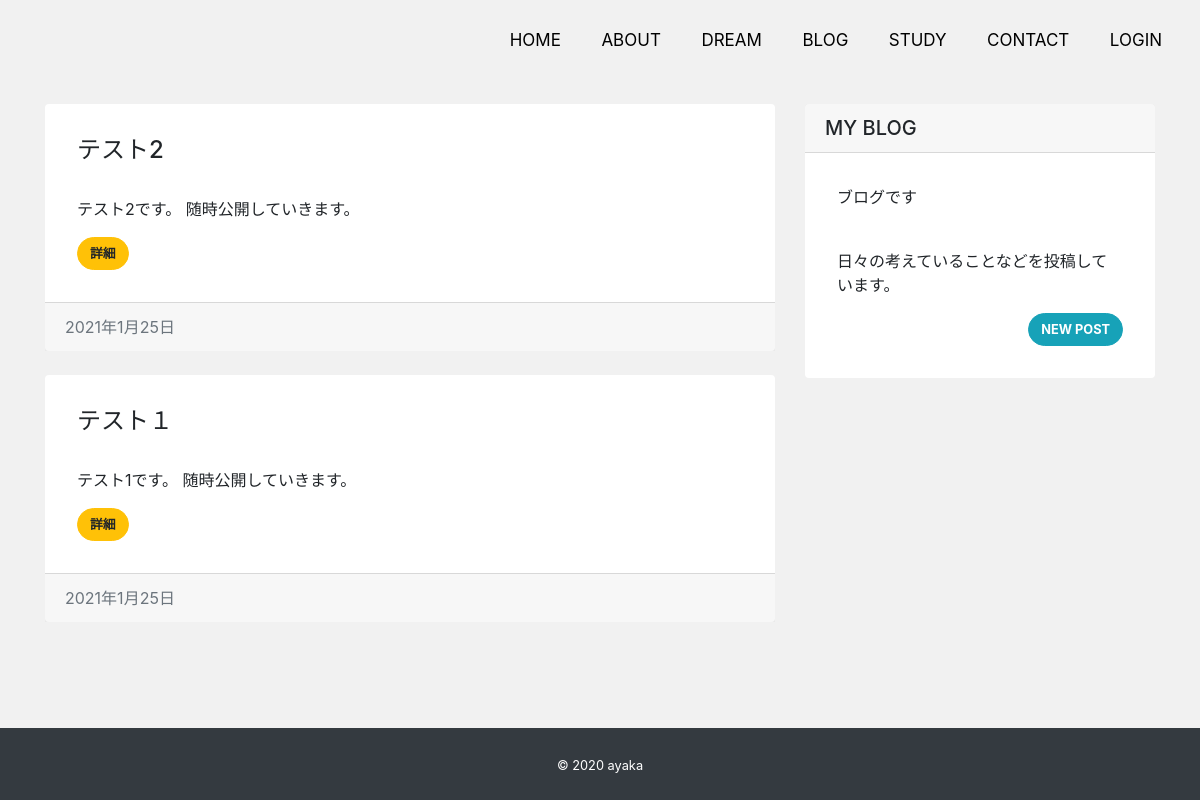
Screenshot of /blog/ with the database file from the repository.
### blog/models.py (models this page shows, shortened)
class Post(models.Model):
    author = models.ForeignKey(settings.AUTH_USER_MODEL, on_delete=models.CASCADE)
    title = models.CharField("タイトル" , max_length=200)
    content = models.TextField("本文")
    created = models.DateTimeField("作成日" , default=timezone.now)

### blog/views.py (the view)
# urls.py: path('', views.IndexView.as_view(),name='indexHome'),
class IndexView(View):
    def get(self , request , *args, **kwargs):
        post_data = Post.objects.order_by('-id')
        return render(request , 'blog/index.html' , {
            'post_data' : post_data
        })

### blog/templates/blog/index.html (shortened to what this page needs)
{% extends "app/base.html" %}
{% block content %}
    <div class="row my-4">
        <div class="col-md-8">
            {% for post in post_data %}
                <div class="card mb-4">
                    <div class="card-body">
                        <h2 class="card-title">{{ post.title }}</h2>
                        <p class="card-text">{{ post.content | truncatechars:100 }}</p>
                        <div class="btn btn-warning">詳細</div>
                    </div>
                    <div class="card-footer text-muted">
                        {{ post.created|date }}
                    </div>
                </div>
            {% endfor %}
        </div>
        <div class="col-md-4">
            <div class="card">
                <h5 class="card-header">MY BLOG</h5>
                <div class="card-body">
                    <p>ブログです</p>
                    <p class="mb-0">
                        <br>
                        日々の考えていることなどを投稿しています。
                        <br>
                    </p>
                    <a class="postNew mt-3" href="{% url 'post_new'　%}"><button type="button" class="btn btn-info">NEW POST</button></a>
                </div>
            </div>
        </div>
    </div>
{% endblock %}

### app/static/css/style.css (style rules this page uses)
* { margin:0; padding:0; box-sizing: border-box; font-size: 16px; }
p { word-break: break-all; }
body { background:#f1f1f1; display: flex; flex-flow: column; min-height: 100vh; }
.card { border:none; }
.card-title { margin-bottom: 2rem; font-size: 1.5rem; }
.card-body { padding: 2rem; }
.btn { font-size: 80%; border-radius: 5rem; font-weight: bold; }

### app/static/css/styleContact.css (style rules this page uses)
.postNew { float:right; }

### rows the page displays
Post: title "テスト2", content "テスト2です。 随時公開していきます。", created "2021年1月25日"
Post: title "テスト１", content "テスト1です。 随時公開していきます。", created "2021年1月25日"
